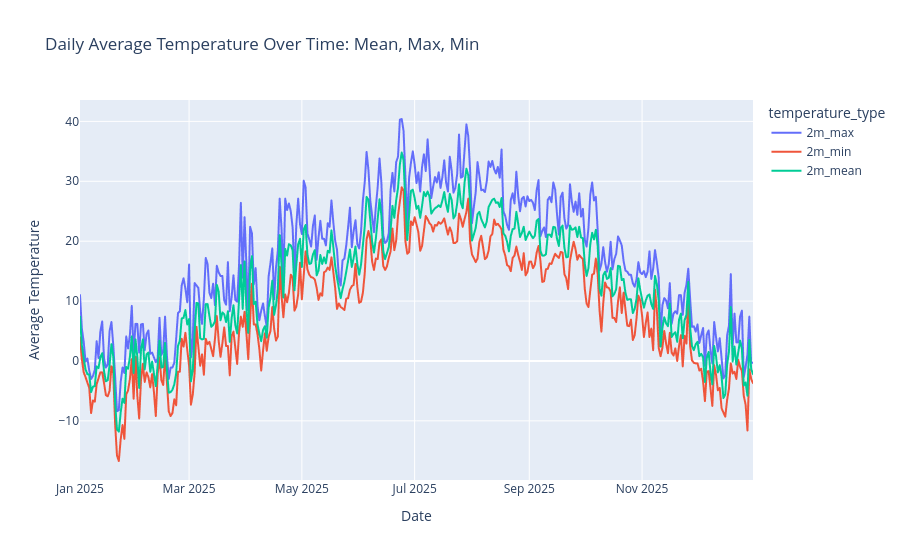

Source (notebook cell):
### Markdown cell above
### Daily Average Temperature Over Time: Mean, Max, Min

### Code cell
fig = px.line(
    temperature_long,
    x='date',
    y='temperature',
    color='temperature_type',
    title='Daily Average Temperature Over Time: Mean, Max, Min',
    markers=False
)

fig.update_layout(
    xaxis_title='Date',
    yaxis_title='Average Temperature',
    hovermode='x unified'
)

fig.show()

### Figure 1 — Plotly figure (JSON) as saved in the notebook; plotly's stock layout.template omitted (floating-point values rounded to 4 significant figures; data arrays with more than 128 entries replaced by an {"elided": "..."} marker saying what was removed)
{"data": [{"hovertemplate": "temperature_type=2m_max<br>date=%{x}<br>temperature=%{y}<extra></extra>", "legendgroup": "2m_max", "line": {"color": "#636efa", "dash": "solid"}, "marker": {"symbol": "circle"}, "mode": "lines", "name": "2m_max", "showlegend": true, "type": "scattergl", "x": {"elided": "365 str values"}, "xaxis": "x", "y": {"elided": "365 float values"}, "yaxis": "y"}, {"hovertemplate": "temperature_type=2m_min<br>date=%{x}<br>temperature=%{y}<extra></extra>", "legendgroup": "2m_min", "line": {"color": "#EF553B", "dash": "solid"}, "marker": {"symbol": "circle"}, "mode": "lines", "name": "2m_min", "showlegend": true, "type": "scattergl", "x": {"elided": "365 str values"}, "xaxis": "x", "y": {"elided": "365 float values"}, "yaxis": "y"}, {"hovertemplate": "temperature_type=2m_mean<br>date=%{x}<br>temperature=%{y}<extra></extra>", "legendgroup": "2m_mean", "line": {"color": "#00cc96", "dash": "solid"}, "marker": {"symbol": "circle"}, "mode": "lines", "name": "2m_mean", "showlegend": true, "type": "scattergl", "x": {"elided": "365 str values"}, "xaxis": "x", "y": {"elided": "365 float values"}, "yaxis": "y"}], "layout": {"hovermode": "x unified", "legend": {"title": {"text": "temperature_type"}, "tracegroupgap": 0}, "title": {"text": "Daily Average Temperature Over Time: Mean, Max, Min"}, "xaxis": {"anchor": "y", "domain": [0, 1], "title": {"text": "Date"}}, "yaxis": {"anchor": "x", "domain": [0, 1], "title": {"text": "Average Temperature"}}}}
